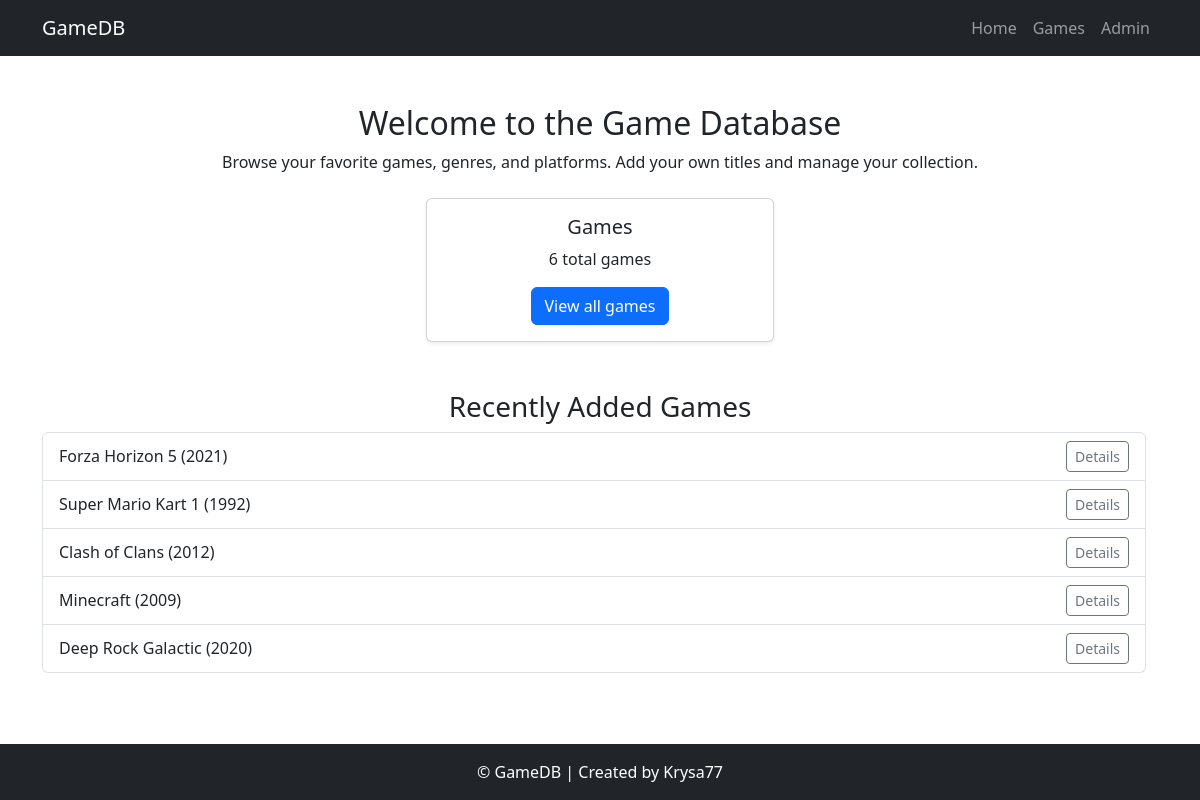
The page / on the database its author committed.
### database/models.py (models this page shows, shortened)
class Game(models.Model):
    title = models.CharField(max_length=100, verbose_name="Game name")
    release_year = models.IntegerField(
        validators=[MinValueValidator(1970), MaxValueValidator(2100)],
        verbose_name="Release year"
    )
    price = models.DecimalField(max_digits=6, decimal_places=2, verbose_name="Price")
    platforms = models.ManyToManyField('Platform', verbose_name="Platforms")
    genres = models.ManyToManyField('Genre', verbose_name="Genres")
    description = models.TextField(blank=True, verbose_name="Description")
    photo = models.ImageField(
        upload_to='game_photos/',
        blank=True,
        null=True,
        verbose_name="Game Photo"
    )
    owner = models.ForeignKey(
        'Player',
        on_delete=models.CASCADE,
        related_name='games',
        verbose_name="Owner",
        blank=True,
        null=True,
    )
    class Meta:
        verbose_name = "Game"
        verbose_name_plural = "Games"
        ordering = ['title']

### database/views.py (the view)
# urls.py: path('', views.index, name="index"),
def index(request):
    context = {
        "game_count": Game.objects.count(),
        "genre_count": Genre.objects.count(),
        "platform_count": Platform.objects.count(),
        "recent_games": Game.objects.order_by('-id')[:5]
    }
    return render(request, "database/index.html", context)

### database/templates/database/index.html
{% extends "database/base.html" %}
{% block content %}
<div class="container mt-5">
  <h2 class="text-center">Welcome to the Game Database</h2>
  <p class="text-center">Browse your favorite games, genres, and platforms. Add your own titles and manage your collection.</p>
  <div class="row justify-content-center text-center mt-4">
    <div class="col-md-4">
      <div class="card shadow-sm">
        <div class="card-body text-center">
          <h5 class="card-title">Games</h5>
          <p class="card-text">{{ game_count }} total games</p>
          <a href="{% url 'game_list' %}" class="btn btn-primary">View all games</a>
        </div>
      </div>
    </div>
  <h3 class="mt-5">Recently Added Games</h3>
  <ul class="list-group">
    {% for game in recent_games %}
      <li class="list-group-item d-flex justify-content-between align-items-center">
        {{ game.title }} ({{ game.release_year }})
        <a href="{% url 'game_detail' game.id %}" class="btn btn-sm btn-outline-secondary">Details</a>
      </li>
    {% empty %}
      <li class="list-group-item">No games added yet.</li>
    {% endfor %}
  </ul>
</div>
{% endblock %}

### database/templates/database/base.html (style rules this page uses)
html, body { height: 100%; }
body { min-height: 100vh; display: flex; flex-direction: column; }

### rows shown on the page
Game: title "Forza Horizon 5", release_year "2021"
Game: title "Super Mario Kart 1", release_year "1992"
Game: title "Clash of Clans", release_year "2012"
Game: title "Minecraft", release_year "2009"
Game: title "Deep Rock Galactic", release_year "2020"

### other values the page prints
{{ game_count }} "6"
